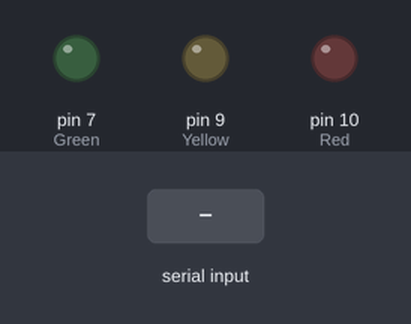
A sketch run on a simulated Arduino Uno, built with avr-gcc and run on an emulated ATmega328P. Shown: output pins drawn as LEDs (lit = HIGH). Dashed ring = blinking. The inputs (shaded band) are chosen by the test bench. What the sketch prints to the serial monitor is not drawn.

Above: at 0.8 s.
0.9 s: "90,45\n" received over Serial
At 1.12 s:
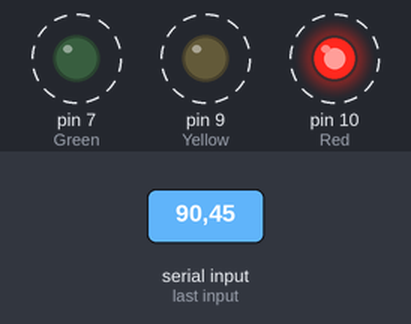
Timing chart, 0 to 9.9 s (numbered marks = the images above; inputs shaded):
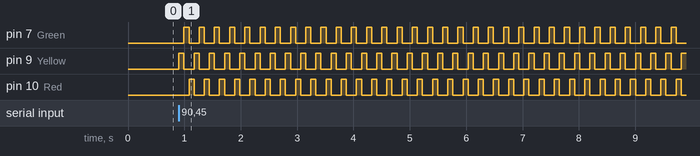

The sketch:

Pract16Sys.ino
```cpp
#define Green 7
#define Yellow 9
#define Red 10

bool isConfigured = false;

int input_pin = 0;

void setup() {
// настройка последовательного порта
Serial.begin(9600);
Serial.println("\nНастройка пина для диода. Введите номер пина:");


while (Serial.available() == 0) {
}
input_pin = Serial.parseInt();

if (input_pin != 0) {

pinMode(Green, OUTPUT);
pinMode(Red, OUTPUT);
pinMode(Yellow, OUTPUT);

isConfigured = true;
}


}


void loop() {
if (isConfigured) {

digitalWrite(Red, LOW);
digitalWrite(Yellow, HIGH);

delay(input_pin);

digitalWrite(Yellow, LOW);
digitalWrite(Green, HIGH);

delay(input_pin);

digitalWrite(Green, LOW);
digitalWrite(Red, HIGH);

delay(input_pin);

}


}
```

Measured:
- after the input at 0.9 s, pin 7 (Green): alternates HIGH for 0.09 s and LOW for 0.18 s, starting after 0.09 s; pin 9 (Yellow): alternates HIGH for 0.09 s and LOW for 0.18 s, starting at once; pin 10 (Red): alternates HIGH for 0.09 s and LOW for 0.18 s, starting after 0.18 s
